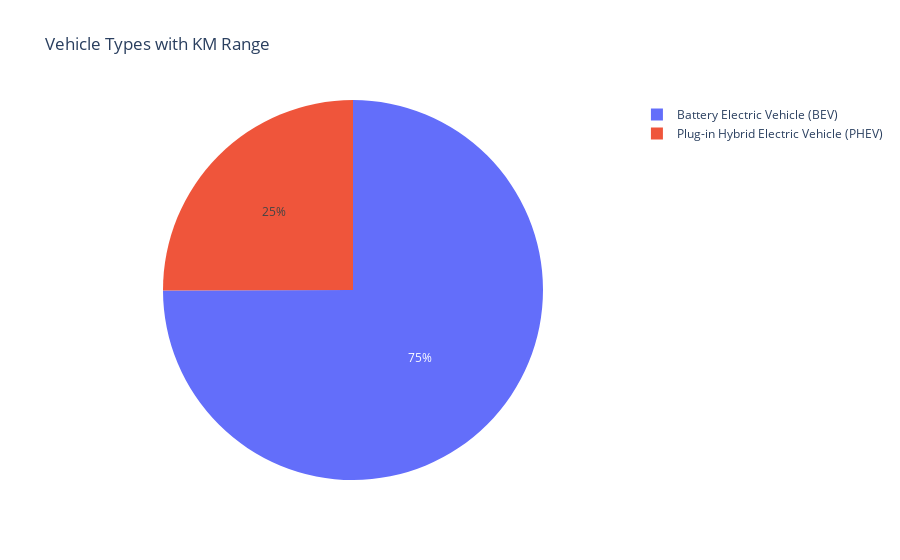

Notebook source saved alongside this figure:
### Code cell
import plotly.express as px

km_range = pd.DataFrame(df.groupby('electricVehicleType')['electricRange'].mean().reset_index()).sort_values(by='electricRange', ascending=False).reset_index(drop=True)
km_range.columns = ['vehicle_type', 'km_range']

fig = px.pie(data_frame=km_range, names='vehicle_type', values='km_range', hover_name='km_range', title='Vehicle Types with KM Range', hole=True)
fig.show()

### Figure 1 — Plotly figure (JSON) as saved in the notebook; plotly's stock layout.template omitted (floating-point values rounded to 4 significant figures)
{"data": [{"domain": {"x": [0, 1], "y": [0, 1]}, "hole": true, "hovertemplate": "<b>%{hovertext}</b><br><br>vehicle_type=%{label}<br>km_range=%{value}<extra></extra>", "hovertext": [92.41, 30.85], "labels": ["Battery Electric Vehicle (BEV)", "Plug-in Hybrid Electric Vehicle (PHEV)"], "legendgroup": "", "name": "", "showlegend": true, "type": "pie", "values": [92.41, 30.85]}], "layout": {"legend": {"tracegroupgap": 0}, "title": {"text": "Vehicle Types with KM Range"}}}
